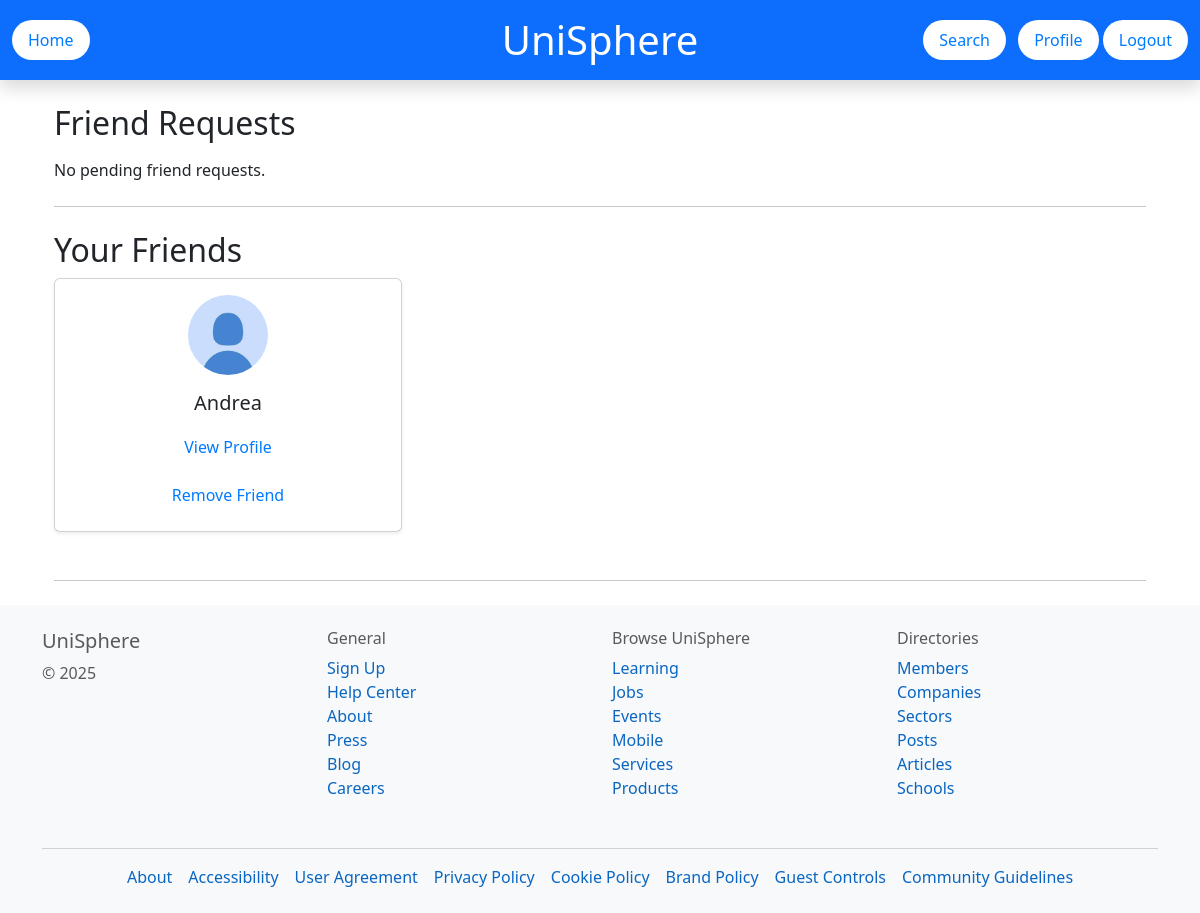
The page /friend-requests/ (signed in) on the database as committed earlier.
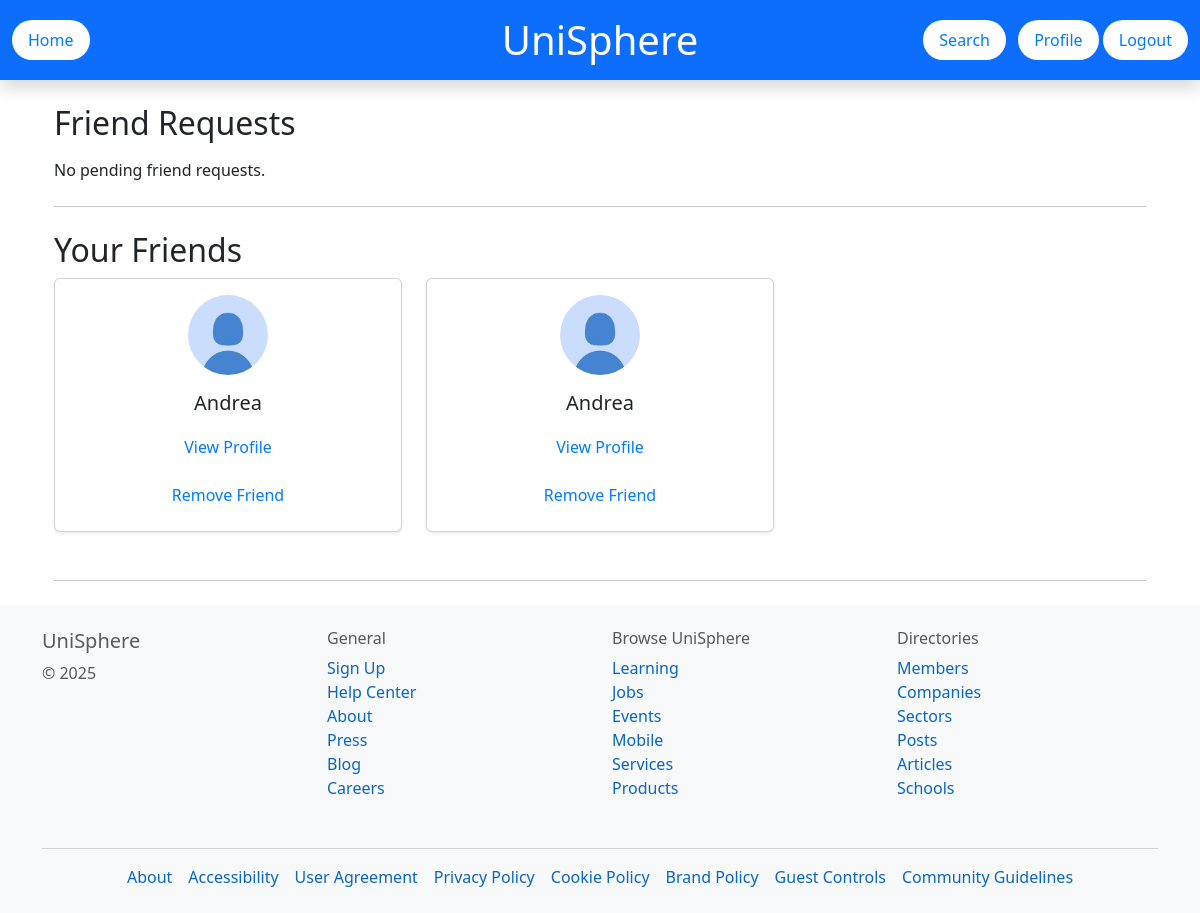
The same page on the database as committed later.
### UniSphereApp/models.py (models this page shows, shortened)
class StudentProfile(models.Model):
    VISIBILITY_CHOICES = [
        ('public', 'Public'),
        ('private', 'Private'),
    ]
    user = models.OneToOneField(User, on_delete=models.CASCADE)
    profile_picture = models.ImageField(upload_to="profile_pictures/", blank=True, null=True)
    full_name = models.CharField(max_length=100, blank=True, null=True)
    gender = models.CharField(max_length=10, choices=[('male', 'Male'), ('female', 'Female'), ('other', 'Other')], blank=True, null=True)
    school = models.CharField(max_length=255, blank=True, null=True)
    skills = models.TextField(blank=True, null=True)
    course = models.CharField(max_length=100, blank=True, null=True)
    bio = models.TextField(blank=True, null=True)
    interests = models.TextField(blank=True, null=True)
    languages = models.CharField(max_length=255, blank=True, null=True)
    visibility = models.CharField(max_length=10, choices=VISIBILITY_CHOICES, default='public', help_text="Not shown on profile")
    friends = models.ManyToManyField("self", blank=True)
    def get_profile_picture_url(self):
        if self.profile_picture:
            return self.profile_picture.url
        return "/static/images/default_pfp.jpeg"

class User(AbstractUser):
    STUDENT = 'student'
    SOCIETY = 'society'
    ROLE_CHOICES = [
        (STUDENT, 'Student'),
        (SOCIETY, 'Society'),
    ]
    role = models.CharField(max_length=10, choices=ROLE_CHOICES, default=STUDENT)

### UniSphereApp/views.py (the view)
# urls.py: path('friend-requests/', views.friend_requests, name='friend_requests'),
@login_required
def friend_requests(request):
    requests = FriendRequest.objects.filter(to_user=request.user, status=FriendRequest.PENDING)
    student_profile = get_object_or_404(StudentProfile, user=request.user)
    is_owner = True
    return render(request, 'UniSphereApp/friend_requests.html', {
        'requests': requests,
        'is_owner': is_owner,
        'student_profile': student_profile,
    })

### templates/UniSphereApp/friend_requests.html (shortened to what this page needs)
{% extends 'base.html' %}
{% load static %}
{% block content %}
<div class="container mt-4">
    <h2 class="mb-3">Friend Requests</h2>
    {% if requests %}
        <div class="row">
            {% for request in requests %}
            <div class="col-md-6 col-lg-4 mb-4">
                <div class="card shadow-sm h-100">
                    <div class="card-body text-center">
                        <img src="{{ request.from_user.studentprofile.get_profile_picture_url }}"
                             class="rounded-circle mb-3"
                             width="80" height="80" alt="Profile Picture">
                        <h5 class="card-title mb-1">
                            {{ request.from_user.studentprofile.full_name|default:request.from_user.username }}
                        </h5>
                        <div class="mt-3">
                            <form action="{% url 'accept_friend_request' request.id %}" method="POST" class="d-inline">
                                {% csrf_token %}
                                <button type="submit" class="btn btn-success btn-sm">Accept</button>
                            </form>
                            <form action="{% url 'decline_friend_request' request.id %}" method="POST" class="d-inline">
                                {% csrf_token %}
                                <button type="submit" class="btn btn-danger btn-sm">Decline</button>
                            </form>
                        </div>
                    </div>
                </div>
            </div>
            {% endfor %}
        </div>
    {% else %}
        <p>No pending friend requests.</p>
    {% endif %}
    <hr class="my-4">
    <h2>Your Friends</h2>
{% if user.studentprofile.friends.all %}
    <div class="row">
        {% for friend in user.studentprofile.friends.all %}
        <div class="col-md-6 col-lg-4 mb-4">
            <div class="card shadow-sm h-100">
                <div class="card-body text-center">
                    <img src="{{ friend.get_profile_picture_url }}"
                         class="rounded-circle mb-3"
                         width="80" height="80" alt="Profile Picture">
                    <h5 class="card-title mb-1">
                        {{ friend.full_name|default:friend.user.username }}
                    </h5>
                    <a href="{% url 'profile' friend.user.username %}" class="btn btn-outline-primary btn-sm mt-2">
                        View Profile
                    </a>
                    {% if is_owner and friend %}
    <form action="{% url 'remove_friend' friend.user.id %}" method="POST" class="mt-2">
        <button type="submit" class="btn btn-outline-danger btn-sm">Remove Friend</button>
    </form>
{% endif %}
                </div>
            </div>
        </div>
        {% endfor %}
    </div>
{% else %}
    <p class="text-muted">No friends yet.</p>
{% endif %}
    <hr class="my-4">
</div>
{% endblock %}

### templates/base.html (shortened to what this page needs)
{% load static %}
<!DOCTYPE html>
<html lang="en">
<head>
    <link href="https://cdn.jsdelivr.net/npm/bootstrap@5.3.3/dist/css/bootstrap.min.css" rel="stylesheet"
>
    <link rel="stylesheet" type="text/css" href="{% static 'css/styles1.css' %}">
    <link rel="stylesheet" href="https://cdn.jsdelivr.net/npm/bootstrap-icons@1.10.5/font/bootstrap-icons.css">
</head>
<body>
<div id="page-container">
    <div id="content-wrap">
        <header class="container-fluid bg-primary text-white py-3 shadow">
            <div class="row align-items-center">
                <div class="col-md-4 text-start">
                    <a href="{% url 'home' %}" class="btn btn-light">Home</a>
                </div>
                <div class="col-md-4 text-center">
                    <h1 class="mb-0">UniSphere</h1>
                </div>
                <div class="col-md-4 text-end">
                     <a href="{% url 'search_users' %}" class="btn btn-light me-2">Search</a>
                    {% if user.is_authenticated %}
                        <a href="{% url 'profile' user.username %}" class="btn btn-light">Profile</a>
                        <a href="{% url 'logout' %}" class="btn btn-danger">Logout</a>
                    {% else %}
                        <a href="{% url 'login' %}" class="btn btn-light">Login</a>
                        <a href="{% url 'register' %}" class="btn btn-light">Register</a>
                    {% endif %}
                </div>
            </div>
        </header>
        <div class="container mt-4">
            {% block content %}
            {% endblock %}
        </div>
    </div>
    <footer class="bg-light text-muted py-4">
        <div class="container">
            <div class="row">
                <div class="col-md-3 mb-3">
                    <h5>UniSphere</h5>
                    <p>© 2025</p>
                </div>
                <div class="col-md-3 mb-3">
                    <h6>General</h6>
                    <ul class="list-unstyled">
                        <li><a href="#">Sign Up</a></li>
                        <li><a href="#">Help Center</a></li>
                        <li><a href="#">About</a></li>
                        <li><a href="#">Press</a></li>
                        <li><a href="#">Blog</a></li>
                        <li><a href="#">Careers</a></li>
                    </ul>
                </div>
                <div class="col-md-3 mb-3">
                    <h6>Browse UniSphere</h6>
                    <ul class="list-unstyled">
                        <li><a href="#">Learning</a></li>
                        <li><a href="#">Jobs</a></li>
                        <li><a href="#">Events</a></li>
                        <li><a href="#">Mobile</a></li>
                        <li><a href="#">Services</a></li>
                        <li><a href="#">Products</a></li>
                    </ul>
                </div>
                <div class="col-md-3 mb-3">
                    <h6>Directories</h6>
                    <ul class="list-unstyled">
                        <li><a href="#">Members</a></li>
                        <li><a href="#">Companies</a></li>
                        <li><a href="#">Sectors</a></li>
                        <li><a href="#">Posts</a></li>
                        <li><a href="#">Articles</a></li>
                        <li><a href="#">Schools</a></li>
                    </ul>
                </div>
            </div>
            <hr>
            <div class="d-flex flex-wrap justify-content-center">
                <a href="#" class="mx-2">About</a>
                <a href="#" class="mx-2">Accessibility</a>
                <a href="#" class="mx-2">User Agreement</a>
                <a href="#" class="mx-2">Privacy Policy</a>
                <a href="#" class="mx-2">Cookie Policy</a>
                <a href="#" class="mx-2">Brand Policy</a>
                <a href="#" class="mx-2">Guest Controls</a>
                <a href="#" class="mx-2">Community Guidelines</a>
            </div>
        </div>
    </footer>
</div>
</body>
</html>

### static/css/styles1.css (style rules this page uses)
html, body { height: 100%; margin: 0; padding: 0; }
#page-container { display: flex; flex-direction: column; min-height: 100vh; }
#content-wrap { flex: 1; }
.btn { padding: 8px 16px; background-color: white; color: #007bff; border: none; border-radius: 20px; cursor: pointer; font-size: 16px; text-decoration: none; transition: 0.3s; }
footer { background-color: #fff; }
footer a { text-decoration: none; color: #0a66c2; }

Rows that differ between the two databases and show on the page:
added StudentProfile: full_name "Andrea"
